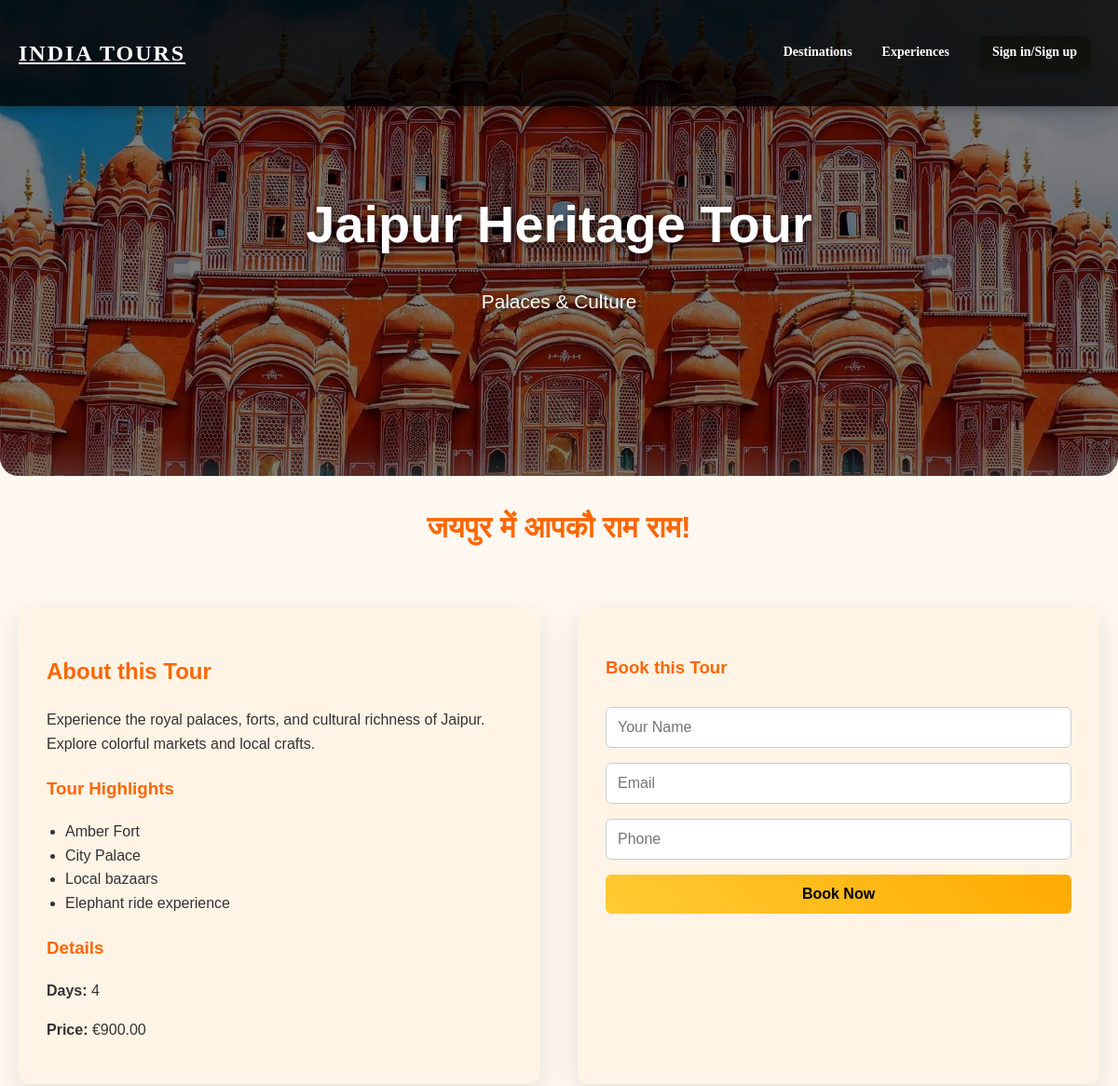
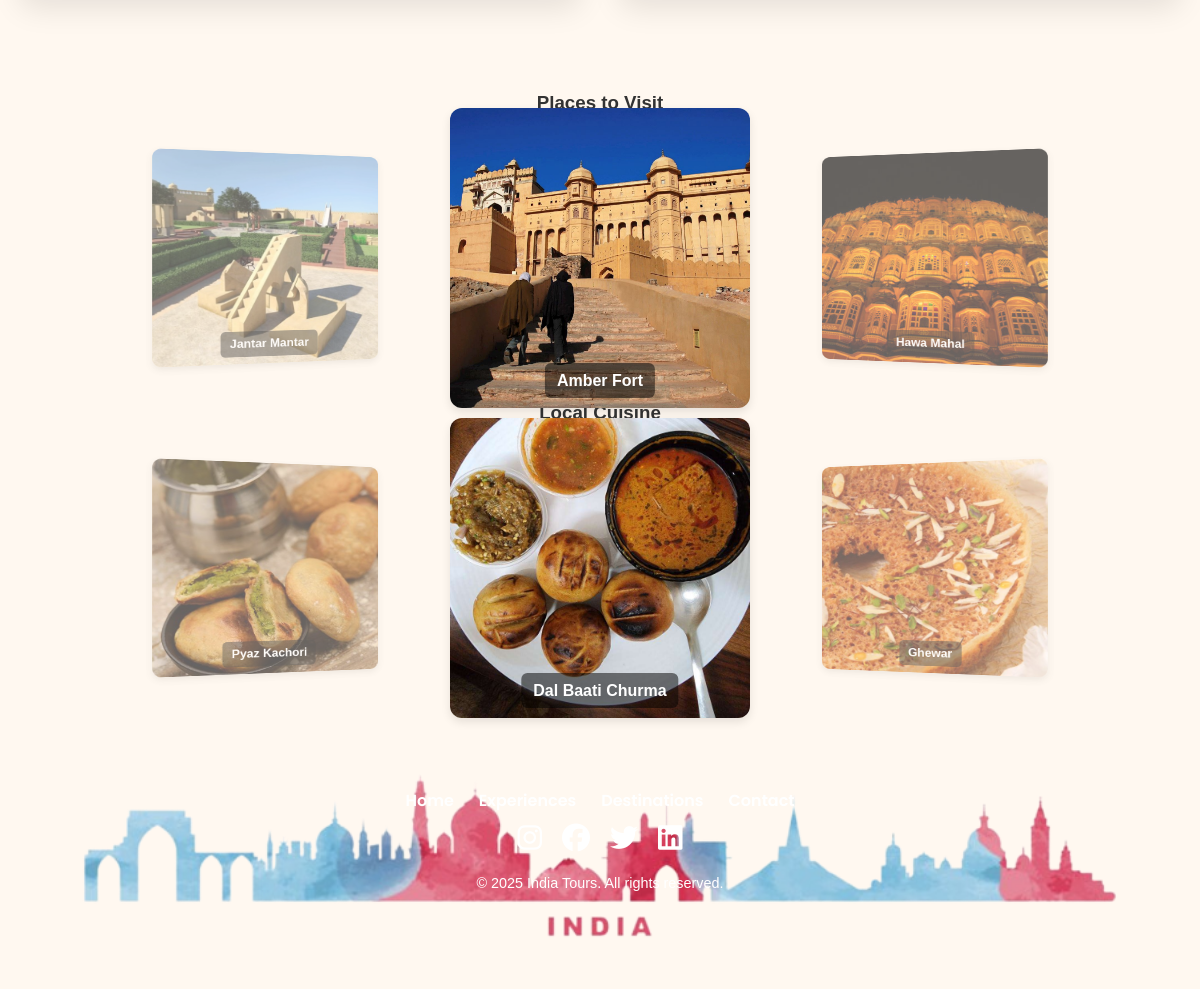
The app's page /place/2 with its own data (2 pictures, top to bottom).
### models.py (models this page shows)
class Tour(db.Model):
    id = db.Column(db.Integer, primary_key=True)
    title = db.Column(db.String(180), nullable=False)
    subtitle = db.Column(db.String(200), nullable=True)
    description = db.Column(db.Text, nullable=False)
    days = db.Column(db.Integer, default=3)
    img = db.Column(db.String(200), default="thumb-osaka.jpg", nullable=True)
    price = db.Column(db.Float, default=0.0)
    created_at = db.Column(db.DateTime, default=datetime.utcnow)
    highlights = db.Column(db.PickleType, default=[])
    places_to_visit = db.Column(db.PickleType, default=[])
    cuisine = db.Column(db.PickleType, default=[])
    history = db.Column(db.Text, nullable=True)
    gallery = db.Column(db.PickleType, default=[])
    welcome_msg = db.Column(db.String(300), default="Welcome!", nullable=True)
    hotels = db.relationship("Hotel", backref="tour", lazy=True)

### views/routes.py (the view)
@views_bp.route("/place/<int:tour_id>")
def place(tour_id):
    tour = Tour.query.get_or_404(tour_id)
    return render_template("place.html", tour=tour)

### templates/place.html (shortened to what this page needs)
{% extends "base.html" %}
{% block content %}
<section class="hero-section">
    <div class="hero-content">
        <h1>{{ tour.title }}</h1>
        <p>{{ tour.subtitle }}</p>
    </div>
</section>
<div id="welcome-msg">{{ tour.welcome_msg }}</div>
<div class="container tour-info">
    <div class="tour-info-left">
        <h2>About this Tour</h2>
        <p>{{ tour.description }}</p>
        {% if tour.highlights %}
        <h3>Tour Highlights</h3>
        <ul>
            {% for highlight in tour.highlights %}
            <li>{{ highlight }}</li>
            {% endfor %}
        </ul>
        {% endif %}
        <h3>Details</h3>
        <p><strong>Days:</strong> {{ tour.days }}</p>
        <p><strong>Price:</strong> €{{ "%.2f"|format(tour.price) }}</p>
    </div>
    <div class="tour-info-right">
        <h3>Book this Tour</h3>
        <form onsubmit="return submitPlaceBooking(event)">
            <input id="place_name" placeholder="Your Name" required>
            <input id="place_email" placeholder="Email">
            <input id="place_phone" placeholder="Phone">
            <button type="submit">Book Now</button>
        </form>
    </div>
</div>
{% if tour.places_to_visit %}
<h3 style="text-align:center;">Places to Visit</h3>
<div class="carousel-3d" id="places-carousel">
    {% for img in tour.gallery %}
    <div class="carousel-slide{% if loop.index0 == 0 %} active{% endif %}">
        <img src="{{ url_for('static', filename='images/' ~ img) }}" alt="Place Image">
        <div class="carousel-caption">{{ tour.places_to_visit[loop.index0] }}</div>
    </div>
    {% endfor %}
</div>
{% endif %}
{% if tour.cuisine %}
<h3 style="text-align:center;">Local Cuisine</h3>
<div class="carousel-3d" id="cuisine-carousel">
    {% for food in tour.cuisine %}
    <div class="carousel-slide{% if loop.index0 == 0 %} active{% endif %}">
        <img src="{{ url_for('static', filename='images/' ~ tour.img.split('.')[0] ~ '_food' ~ loop.index ~ '.jpg') }}" alt="Cuisine Image {{ loop.index }}">
        <div class="carousel-caption">{{ food }}</div>
    </div>
    {% endfor %}
</div>
{% endif %}
{% endblock %}

### static/css/style.css (style rules this page uses)
:root { --container: 1100px; --dark: #000000; --light: #ffffff; --gold: #11110d; }
* { box-sizing: border-box; transition: all 0.3s ease; }
body { font-family: "Helvetica Neue", Arial, sans-serif; margin: 0; color: var(--dark); background: linear-gradient(to bottom, #fdf6e3); }

### records on screen
Tour: title "Jaipur Heritage Tour", subtitle "Palaces & Culture", welcome_msg "जयपुर में आपकौ राम राम!", description "Experience the royal palaces, forts, and cultural richness of Jaipur. Explore colorful markets and local crafts.", days "4", price "900.00", places_to_visit "Amber Fort" "Hawa Mahal" "Jantar Mantar"

### other values on screen
{{ highlight }} "Amber Fort" "City Palace" "Local bazaars" "Elephant ride experience"
{{ food }} "Dal Baati Churma" "Ghewar" "Pyaz Kachori"
{{ current_year if current_year is defined else 2025 }} "2025"
